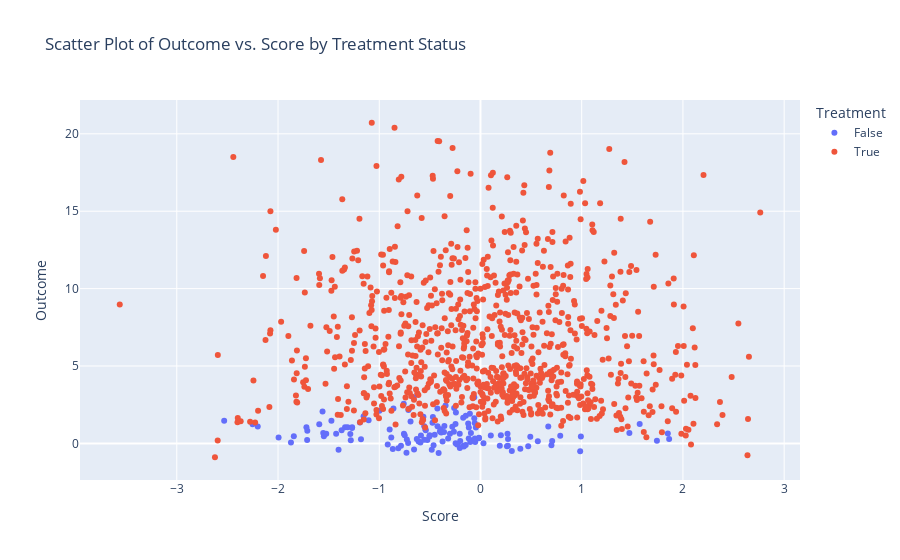

Source (notebook cell):
### Markdown cell above
Comparing the observed outcomes, the discontinuity is less pronounced than in the sharp case. We see some degree of randomization left and right of the cutoff.

### Code cell
fig = px.scatter(
    x=df['score'],
    y=df['y'],
    color=df['d'].astype(bool),
    labels={
        "x": "Score",   
        "y": "Outcome",
        "color": "Treatment"
    },
    title="Scatter Plot of Outcome vs. Score by Treatment Status"
)

fig.update_layout(
    xaxis_title="Score",
    yaxis_title="Outcome"
)
fig.show()

### Figure 1 — Plotly figure (JSON) as saved in the notebook; plotly's stock layout.template omitted (floating-point values rounded to 4 significant figures; data arrays with more than 128 entries replaced by an {"elided": "..."} marker saying what was removed)
{"data": [{"hovertemplate": "Treatment=False<br>Score=%{x}<br>Outcome=%{y}<extra></extra>", "legendgroup": "False", "marker": {"color": "#636efa", "symbol": "circle"}, "mode": "markers", "name": "False", "orientation": "v", "showlegend": true, "type": "scatter", "x": {"elided": "131 float values"}, "xaxis": "x", "y": {"elided": "131 float values"}, "yaxis": "y"}, {"hovertemplate": "Treatment=True<br>Score=%{x}<br>Outcome=%{y}<extra></extra>", "legendgroup": "True", "marker": {"color": "#EF553B", "symbol": "circle"}, "mode": "markers", "name": "True", "orientation": "v", "showlegend": true, "type": "scatter", "x": {"elided": "869 float values"}, "xaxis": "x", "y": {"elided": "869 float values"}, "yaxis": "y"}], "layout": {"legend": {"title": {"text": "Treatment"}, "tracegroupgap": 0}, "title": {"text": "Scatter Plot of Outcome vs. Score by Treatment Status"}, "xaxis": {"anchor": "y", "domain": [0, 1], "title": {"text": "Score"}}, "yaxis": {"anchor": "x", "domain": [0, 1], "title": {"text": "Outcome"}}}}
